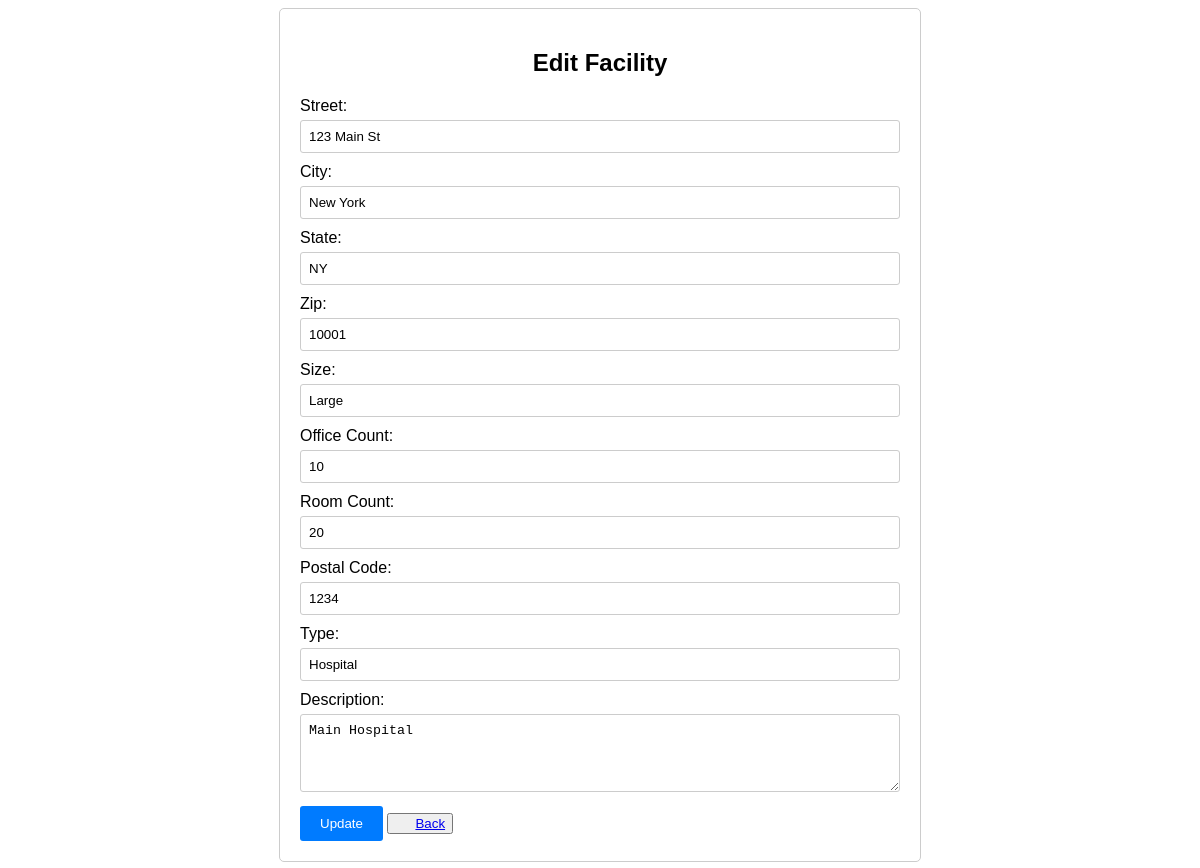
The page /modules/efm/medical-offices/edit_facility.php?id=1 on the database its author committed.
### tables this page shows
CREATE TABLE `Facility` (
  `FacID` int(10) NOT NULL AUTO_INCREMENT,
  `Street` varchar(120) DEFAULT NULL,
  `City` varchar(50) DEFAULT NULL,
  `State` varchar(50) DEFAULT NULL,
  `Zip` varchar(50) DEFAULT NULL,
  `Size` varchar(50) DEFAULT NULL,
  `Office_Count` int(10) NOT NULL,
  `Room_Count` int(10) DEFAULT NULL,
  `P_Code` int(10) DEFAULT NULL,
  `Date_Time` timestamp NULL DEFAULT current_timestamp(),
  `FacType` varchar(120) DEFAULT NULL,
  `Desc` varchar(50) DEFAULT NULL,
  PRIMARY KEY (`FacID`)
);

### modules/efm/medical-offices/edit_facility.php (the view, shortened to what this page needs)
<?php
include("config.php");
$street = $city = $state = $zip = $size = $office_count = $room_count = $p_code = $fac_type = $desc = "";
$street_err = $city_err = $state_err = $zip_err = $size_err = $office_count_err = $room_count_err = $p_code_err = $fac_type_err = $desc_err = "";
if ($_SERVER["REQUEST_METHOD"] == "POST") {
    if (empty(trim($_POST["street"]))) {
        $street_err = "Please enter street.";
    } else {
        $street = trim($_POST["street"]);
    }
    if (empty(trim($_POST["city"]))) {
        $city_err = "Please enter city.";
    } else {
        $city = trim($_POST["city"]);
    }
    if (empty(trim($_POST["state"]))) {
        $state_err = "Please enter state.";
    } else {
        $state = trim($_POST["state"]);
    }
    if (empty(trim($_POST["zip"]))) {
        $zip_err = "Please enter zip code.";
    } else {
        $zip = trim($_POST["zip"]);
    }
    if (empty(trim($_POST["size"]))) {
        $size_err = "Please enter size.";
    } else {
        $size = trim($_POST["size"]);
    }
    if (empty(trim($_POST["office_count"]))) {
        $office_count_err = "Please enter office count.";
    } else {
        $office_count = trim($_POST["office_count"]);
    }
    if (empty(trim($_POST["room_count"]))) {
        $room_count_err = "Please enter room count.";
    } else {
        $room_count = trim($_POST["room_count"]);
    }
    if (empty(trim($_POST["p_code"]))) {
        $p_code_err = "Please enter postal code.";
    } else {
        $p_code = trim($_POST["p_code"]);
    }
    if (empty(trim($_POST["fac_type"]))) {
        $fac_type_err = "Please enter facility type.";
    } else {
        $fac_type = trim($_POST["fac_type"]);
    }
    if (empty(trim($_POST["desc"]))) {
        $desc_err = "Please enter description.";
    } else {
        $desc = trim($_POST["desc"]);
    }
    if (empty($street_err) && empty($city_err) && empty($state_err) && empty($zip_err) && empty($size_err) && empty($office_count_err) && empty($room_count_err) && empty($p_code_err) && empty($fac_type_err) && empty($desc_err)) {
        $sql = "UPDATE Facility SET Street=?, City=?, State=?, Zip=?, Size=?, Office_Count=?, Room_Count=?, P_Code=?, FacType=?, Desc=? WHERE FacID=?";
        if ($stmt = mysqli_prepare($con, $sql)) {
            mysqli_stmt_bind_param($stmt, "sssssiisssi", $param_street, $param_city, $param_state, $param_zip, $param_size, $param_office_count, $param_room_count, $param_p_code, $param_fac_type, $param_desc, $param_fac_id);
            $param_street = $street;
            $param_city = $city;
            $param_state = $state;
            $param_zip = $zip;
            $param_size = $size;
            $param_office_count = $office_count;
            $param_room_count = $room_count;
            $param_p_code = $p_code;
            $param_fac_type = $fac_type;
            $param_desc = $desc;
            $param_fac_id = $_GET['id'];
            if (mysqli_stmt_execute($stmt)) {
                header("location: facilities.php");
                exit();
            } else {
                echo "Something went wrong. Please try again later.";
            }
        }
        mysqli_stmt_close($stmt);
    }
    mysqli_close($con);
} else {
    if (isset($_GET["id"]) && !empty(trim($_GET["id"]))) {
        $sql = "SELECT * FROM Facility WHERE FacID = ?";
        if ($stmt = mysqli_prepare($con, $sql)) {
            mysqli_stmt_bind_param($stmt, "i", $param_fac_id);
            if (mysqli_stmt_execute($stmt)) {
                $result = mysqli_stmt_get_result($stmt);
                if (mysqli_num_rows($result) == 1) {
                    $row = mysqli_fetch_assoc($result);
                    $street = $row["Street"];
                    $city = $row["City"];
                    $state = $row["State"];
                    $zip = $row["Zip"];
                    $size = $row["Size"];
                    $office_count = $row["Office_Count"];
                    $room_count = $row["Room_Count"];
                    $p_code = $row["P_Code"];
                    $fac_type = $row["FacType"];
                    $desc = $row["Desc"];
                } else {
                    header("location: error.php");
                    exit();
                }
            } else {
                echo "Oops! Something went wrong. Please try again later.";
            }
        }
    } else {
        header("location: error.php");
        exit();
    }
}
?>
<!DOCTYPE html>
<html lang="en">
<head>
</head>
<body>
<div class="container">
    <h2>Edit Facility</h2>
    <form action="<?php echo htmlspecialchars($_SERVER["PHP_SELF"]) . '?id=' . $_GET['id']; ?>" method="post">
        <label for="street">Street:</label>
        <input type="text" id="street" name="street" value="<?php echo htmlspecialchars($street); ?>">
        <label for="city">City:</label>
        <input type="text" id="city" name="city" value="<?php echo htmlspecialchars($city); ?>">
        <label for="state">State:</label>
        <input type="text" id="state" name="state" value="<?php echo htmlspecialchars($state); ?>">
        <label for="zip">Zip:</label>
        <input type="text" id="zip" name="zip" value="<?php echo htmlspecialchars($zip); ?>">
        <label for="size">Size:</label>
        <input type="text" id="size" name="size" value="<?php echo htmlspecialchars($size); ?>">
        <label for="office_count">Office Count:</label>
        <input type="text" id="office_count" name="office_count" value="<?php echo htmlspecialchars($office_count); ?>">
        <label for="room_count">Room Count:</label>
        <input type="text" id="room_count" name="room_count" value="<?php echo htmlspecialchars($room_count); ?>">
        <label for="p_code">Postal Code:</label>
        <input type="text" id="p_code" name="p_code" value="<?php echo htmlspecialchars($p_code); ?>">
        <label for="fac_type">Type:</label>
        <input type="text" id="fac_type" name="fac_type" value="<?php echo htmlspecialchars($fac_type); ?>">
        <label for="desc">Description:</label>
        <textarea id="desc" name="desc" rows="4"><?php echo htmlspecialchars($desc); ?></textarea>
        <input type="submit" value="Update">
        <button> <a href="medical_offices.php" style="margin-left: 20px;">Back</a> </button>
    </form>
</div>
</body>
</html>

### modules/efm/medical-offices/edit_facility.php (style rules this page uses)
body { font-family: Arial, sans-serif; }
.container { max-width: 600px; margin: auto; padding: 20px; border: 1px solid #ccc; border-radius: 5px; }
h2 { text-align: center; }
label { display: block; margin-bottom: 5px; }
input[type="text"], textarea { width: 100%; padding: 8px; margin-bottom: 10px; border: 1px solid #ccc; border-radius: 3px; box-sizing: border-box; }
input[type="submit"] { background-color: #007bff; color: #fff; padding: 10px 20px; border: none; border-radius: 3px; cursor: pointer; }

### rows shown on the page
facility: street "123 Main St", city "New York", state "NY", zip "10001", size "Large", office_count "10", room_count "20", p_code "1234", fac_type "Hospital", desc "Main Hospital"
